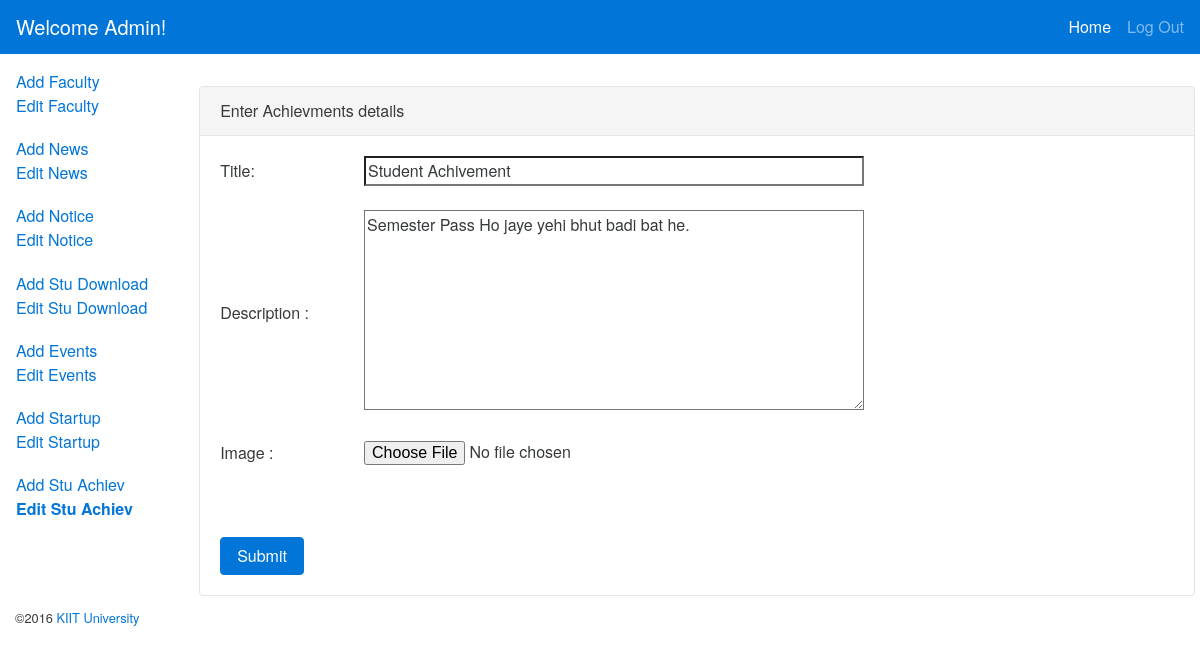
Screenshot of /admin_panel/stu_edit.php?id=39 (signed in) with the database file from the repository.
### tables this page shows
CREATE TABLE IF NOT EXISTS `stu` (
  `id` int(5) NOT NULL AUTO_INCREMENT,
  `Title` varchar(1000) NOT NULL,
  `Description` text NOT NULL,
  `Image` varchar(1000) NOT NULL,
  `Date` varchar(100) NOT NULL,
  `Visibility` tinyint(1) NOT NULL,
  PRIMARY KEY (`id`),
  UNIQUE KEY `id` (`id`)
);

### admin_panel/stu_edit.php (the view, shortened to what this page needs)
<?php
include('php/intialize.php');
$query = $con->prepare("SELECT * FROM `stu` WHERE id='".$_GET['id']."'");
             $query->execute();
             $row = $query->fetch();
?>
<!DOCTYPE html>
<html><head><meta http-equiv="Content-Type" content="text/html; charset=UTF-8">
  <link rel="stylesheet" href="css/style.css">
  <link rel="stylesheet" href="css/bootstrap.min.css">
  <link href="css/font-awesome.min.css" rel="stylesheet">
</head>
<body>
<?php
if (isset($_SESSION['Username']) && $_SESSION['Password'] == true) {
  ?>
  <nav class="navbar navbar-fixed-top navbar-dark bg-primary">
    <a class="navbar-brand">Welcome Admin!</a>
    <div class="collapse navbar-toggleable-xs" id="collapsingNavbar">
         <ul class="nav navbar-nav pull-right">
            <li class="nav-item active">
                <a class="nav-link" href="index.php">Home <span class="sr-only">Home</span></a>
            </li>
            <li class="nav-item">
                <a class="nav-link" href="" data-target="#myModal" data-toggle="modal">Log Out</a>
            </li>
        </ul>
    </div>
</nav>
<div class="container-fluid" id="main">
    <div class="row row-offcanvas row-offcanvas-left">
        <div class="col-md-3 col-lg-2 sidebar-offcanvas" id="sidebar" role="navigation">
             <ul class="nav nav-pills nav-stacked">
                <li class="nav-item"><div class="nav-link">
                <a href="faculty_add.php">Add Faculty</a> </br>
                <a href="faculty_view.php">Edit Faculty</a>
                </div>
                </li>
                <li class="nav-item"><div class="nav-link">
                <a href="news_add.php">Add News</a> </br>
                <a href="news_view.php">Edit News</a>
                </div>
                </li>
                <li class="nav-item"><div class="nav-link">
                <a href="notice_add.php">Add Notice</a> </br>
                <a href="notice_view.php">Edit Notice</a>
                </div>
                </li>
                <li class="nav-item"><div class="nav-link">
                <a href="stu_res_add.php">Add Stu Download</a> </br>
                <a href="stu_res_view.php">Edit Stu Download</a>
                </div>
                </li>
                <li class="nav-item"><div class="nav-link">
                <a href="event_add.php">Add Events</a> </br>
                <a href="event_view.php">Edit Events</a>
                </div>
                </li>
                <li class="nav-item"><div class="nav-link">
                <a href="startup_add.php">Add Startup</a> </br>
                <a href="startup_view.php">Edit Startup</a>
                </div>
                </li>
                <li class="nav-item"><div class="nav-link">
                <a href="stu_add.php">Add Stu Achiev</a> </br>
                <a href="stu_view.php"><strong>Edit Stu Achiev</strong></a>
                </div>
                </li>
            </ul>
        </div>
        <div class="col-md-9 col-lg-10 main">
               </div>
               <div id="newfac" class="card">
                        <div class="card-header">
                            Enter Achievments details
                        </div>
                        <div class="card-block">
                        <form id="update_workshop" action="javascript:return false" method="POST">
                            <table style="width:100%">
  <tr>
    <td>Title:</td>
    <td><input name="Title" required id="Title" style="width:500px;" value="<?php echo $row['Title']; ?>"></input>
    </td>
  </tr>
  <tr>
    <td>&nbsp;</td>
  </tr>
  <tr>
    <td>Description :</td>
    <td><textarea name="Description" required id="Description" style="width:500px; height:200px;"><?php echo $row['Description']; ?></textarea></td>
  </tr>
  <tr>
    <td>&nbsp;</td>
  </tr>
  <tr>
    <td>Image :</td>
    <td><input type="file" name="Input" id="Input" accept="image/gif, image/jpeg, image/png" onchange="readURL(this);"></input></td>
    </tr>
    <tr>
    <td>&nbsp;</td>
  </tr>
    <tr>
    <td>
    &nbsp;</td>
    <td>
    </td>
    </tr>
  <tr>
    <td>&nbsp;</td>
  </tr>
</table>
<input class="btn btn-primary" type="submit" name="submit" id="submit"></input>&nbsp;<div id="loading" style="display:none;"><img src="../images/loading.gif"></div>
</form>
                        </div>
                    </div>
</div></div>
<footer class="container-fluid">
    <p class="text-right small">©2016 <a href="http://kiit.ac.in">KIIT University</a></p>
</footer>
 <?php }
 else{ ?>
 <center><h3>You are Not Logged in click <a href="login.php?r=<?php echo $_SERVER['REQUEST_URI'];?>">here</a> to login.</h3></center>
 <?php } ?>
</body></html>

### admin_panel/css/style.css (style rules this page uses)
body { padding-top:62px; }
body, html { height:100%; }
.container-fluid >.row { margin-left: -15px; margin-right: -10px; }
#sidebar { padding-left:0; }
.card { overflow:hidden; }

### rows the page displays
stu: Title "Student Achivement", Description "Semester Pass Ho jaye yehi bhut badi bat he."
